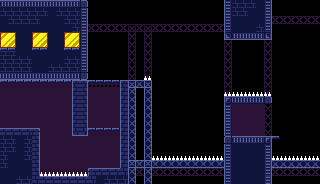

Rendered tile map (Tiled .tmx) drawn with the repository's tilesets; below, a short description and the map source with its tile grids summarised:
An orthogonal 40x23 tile map with 8x8 px tiles, 3 tile layers (Background, Level, Window) and 22 objects.

<map version="1.10" tiledversion="1.10.2" orientation="orthogonal" renderorder="right-down" width="40" height="23" tilewidth="8" tileheight="8" infinite="0" nextlayerid="7" nextobjectid="23">
 <tileset firstgid="1" name="Tileset" tilewidth="8" tileheight="8" tilecount="125" columns="25">
  <image source="../../Tileset.png" width="203" height="40" />
 </tileset>
 <layer id="2" name="Background" width="40" height="23">
  <data>[920 cells, 220 non-empty, 6 distinct tile ids]</data>
 </layer>
 <layer id="1" name="Level" width="40" height="23">
  <data>[920 cells, 342 non-empty, 45 distinct tile ids]</data>
 </layer>
 <layer id="6" name="Window" width="40" height="23">
  <data>[920 cells, 27 non-empty, 5 distinct tile ids]</data>
 </layer>
 <objectgroup id="3" name="Ground">
  <object id="1" x="0" y="0" width="88" height="80" />
  <object id="2" x="72" y="80" width="16" height="56" />
  <object id="3" x="0" y="128" width="40" height="56" />
  <object id="4" x="40" y="176" width="88" height="8" />
  <object id="5" x="88" y="168" width="40" height="8" />
  <object id="6" x="120" y="80" width="16" height="88" />
  <object id="7" x="136" y="80" width="16" height="8" />
  <object id="8" x="144" y="88" width="8" height="96" />
  <object id="9" x="136" y="160" width="8" height="8" />
  <object id="10" x="128" y="168" width="8" height="16" />
  <object id="11" x="152" y="160" width="72" height="8" />
  <object id="15" x="224" y="136" width="48" height="48" />
  <object id="16" x="272" y="160" width="48" height="8" />
  <object id="17" x="224" y="96" width="8" height="40" />
  <object id="18" x="232" y="96" width="40" height="8" />
  <object id="19" x="224" y="0" width="48" height="40" />
  <object id="20" x="272" y="136" width="8" height="8" />
 </objectgroup>
 <objectgroup id="4" name="Platform">
  <object id="21" x="88" y="128" width="31.625" height="2.875" />
  <object id="22" x="88" y="80" width="31.875" height="2.75" />
 </objectgroup>
 <objectgroup id="5" name="Spikes">
  <object id="12" x="152" y="155.818" width="71.9091" height="4.18182" />
  <object id="13" x="40" y="172" width="48" height="4" />
  <object id="14" x="224" y="91.625" width="47.75" height="4.375" />
 </objectgroup>
</map>